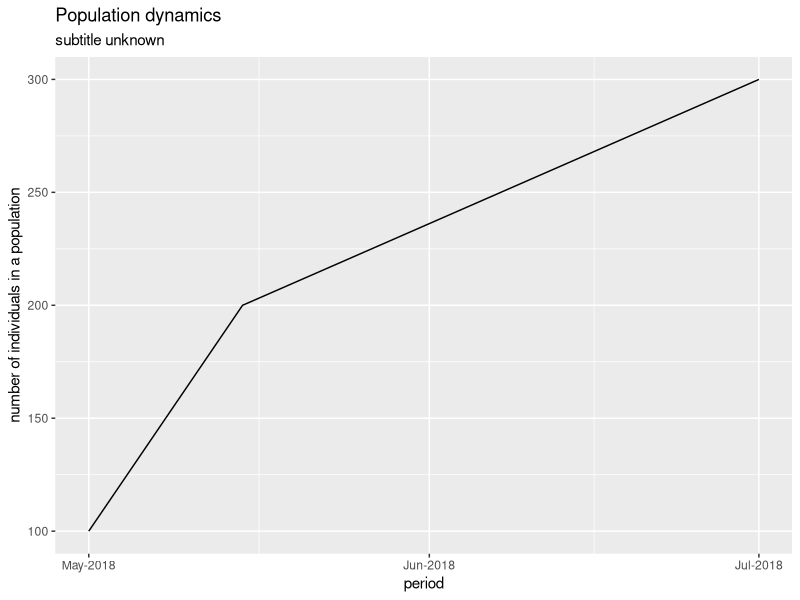

The R script that drew this image:
library(ggplot2)
library(scales)

df.pest <- data.frame(population = c(100,200, 300), time = c("2018-05-01", "2018-05-15", "2018-07-01"))




df.pest$time <- as.Date(df.pest$time)    
ggplot(df.pest, aes(time, population)) +
    geom_line() +
    labs(x = 'period', y = 'number of individuals in a population') +
    ggtitle('Population dynamics', subtitle = 'subtitle unknown') +
    scale_x_date(date_breaks = "1 month", labels = date_format("%b-%Y"))

